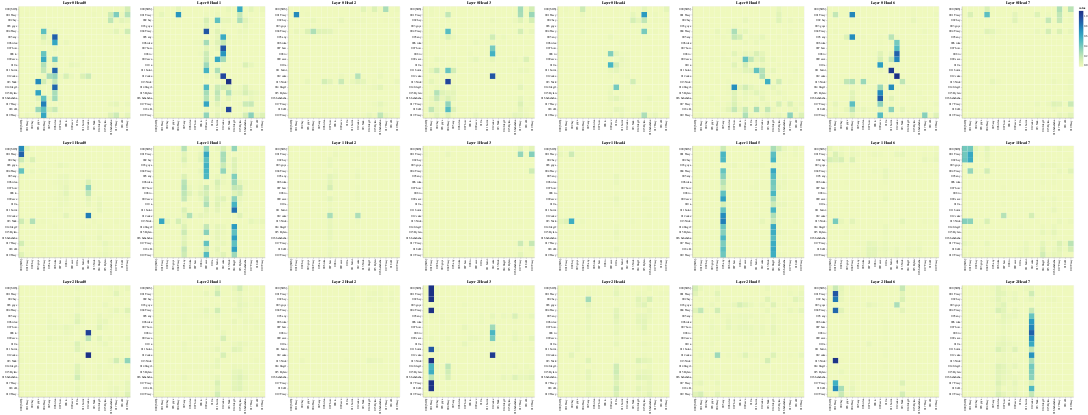

Notebook source saved alongside this figure:
### Code cell
layers = [0, 1, 2]
heads = [0, 1, 2, 3, 4, 5, 6, 7]

# Encoder Self-Attention
get_all_attention_maps("encoder", layers, heads, encoder_input_tokens, encoder_input_tokens, min(20, sentence_len))

### Figure 1 — Vega-Lite specification as saved in the notebook (floating-point values rounded to 4 significant figures; data arrays with more than 128 entries replaced by an {"elided": "..."} marker saying what was removed)
{"config": {"view": {"continuousWidth": 300, "continuousHeight": 300}}, "vconcat": [{"hconcat": [{"data": {"name": "data-fccb65fe2d4a4e637eb0e648dd966c63"}, "mark": {"type": "rect"}, "encoding": {"color": {"field": "value", "type": "quantitative"}, "tooltip": [{"field": "row", "type": "quantitative"}, {"field": "column", "type": "quantitative"}, {"field": "value", "type": "quantitative"}, {"field": "row_token", "type": "nominal"}, {"field": "col_token", "type": "nominal"}], "x": {"axis": {"title": ""}, "field": "col_token", "type": "nominal"}, "y": {"axis": {"title": ""}, "field": "row_token", "type": "nominal"}}, "height": 400, "name": "view_1", "title": "Layer 0 Head 0", "width": 400}, {"data": {"name": "data-8f003eff4e71e4d935012163b312a475"}, "mark": {"type": "rect"}, "encoding": {"color": {"field": "value", "type": "quantitative"}, "tooltip": [{"field": "row", "type": "quantitative"}, {"field": "column", "type": "quantitative"}, {"field": "value", "type": "quantitative"}, {"field": "row_token", "type": "nominal"}, {"field": "col_token", "type": "nominal"}], "x": {"axis": {"title": ""}, "field": "col_token", "type": "nominal"}, "y": {"axis": {"title": ""}, "field": "row_token", "type": "nominal"}}, "height": 400, "name": "view_2", "title": "Layer 0 Head 1", "width": 400}, {"data": {"name": "data-2b48b6ef0b53427ce5394a2c3b19ed24"}, "mark": {"type": "rect"}, "encoding": {"color": {"field": "value", "type": "quantitative"}, "tooltip": [{"field": "row", "type": "quantitative"}, {"field": "column", "type": "quantitative"}, {"field": "value", "type": "quantitative"}, {"field": "row_token", "type": "nominal"}, {"field": "col_token", "type": "nominal"}], "x": {"axis": {"title": ""}, "field": "col_token", "type": "nominal"}, "y": {"axis": {"title": ""}, "field": "row_token", "type": "nominal"}}, "height": 400, "name": "view_3", "title": "Layer 0 Head 2", "width": 400}, {"data": {"name": "data-547547c615834b9f0fa0e042738c3983"}, "mark": {"type": "rect"}, "encoding": {"color": {"field": "value", "type": "quantitative"}, "tooltip": [{"field": "row", "type": "quantitative"}, {"field": "column", "type": "quantitative"}, {"field": "value", "type": "quantitative"}, {"field": "row_token", "type": "nominal"}, {"field": "col_token", "type": "nominal"}], "x": {"axis": {"title": ""}, "field": "col_token", "type": "nominal"}, "y": {"axis": {"title": ""}, "field": "row_token", "type": "nominal"}}, "height": 400, "name": "view_4", "title": "Layer 0 Head 3", "width": 400}, {"data": {"name": "data-ef3391f4ae4e8a45a21deaae9f3211d4"}, "mark": {"type": "rect"}, "encoding": {"color": {"field": "value", "type": "quantitative"}, "tooltip": [{"field": "row", "type": "quantitative"}, {"field": "column", "type": "quantitative"}, {"field": "value", "type": "quantitative"}, {"field": "row_token", "type": "nominal"}, {"field": "col_token", "type": "nominal"}], "x": {"axis": {"title": ""}, "field": "col_token", "type": "nominal"}, "y": {"axis": {"title": ""}, "field": "row_token", "type": "nominal"}}, "height": 400, "name": "view_5", "title": "Layer 0 Head 4", "width": 400}, {"data": {"name": "data-a6bd9973dd03b520aa447738bb1a99bb"}, "mark": {"type": "rect"}, "encoding": {"color": {"field": "value", "type": "quantitative"}, "tooltip": [{"field": "row", "type": "quantitative"}, {"field": "column", "type": "quantitative"}, {"field": "value", "type": "quantitative"}, {"field": "row_token", "type": "nominal"}, {"field": "col_token", "type": "nominal"}], "x": {"axis": {"title": ""}, "field": "col_token", "type": "nominal"}, "y": {"axis": {"title": ""}, "field": "row_token", "type": "nominal"}}, "height": 400, "name": "view_6", "title": "Layer 0 Head 5", "width": 400}, {"data": {"name": "data-a1b3159b9250a844314779e58b994862"}, "mark": {"type": "rect"}, "encoding": {"color": {"field": "value", "type": "quantitative"}, "tooltip": [{"field": "row", "type": "quantitative"}, {"field": "column", "type": "quantitative"}, {"field": "value", "type": "quantitative"}, {"field": "row_token", "type": "nominal"}, {"field": "col_token", "type": "nominal"}], "x": {"axis": {"title": ""}, "field": "col_token", "type": "nominal"}, "y": {"axis": {"title": ""}, "field": "row_token", "type": "nominal"}}, "height": 400, "name": "view_7", "title": "Layer 0 Head 6", "width": 400}, {"data": {"name": "data-c3d824216714232a8d7ca85881808948"}, "mark": {"type": "rect"}, "encoding": {"color": {"field": "value", "type": "quantitative"}, "tooltip": [{"field": "row", "type": "quantitative"}, {"field": "column", "type": "quantitative"}, {"field": "value", "type": "quantitative"}, {"field": "row_token", "type": "nominal"}, {"field": "col_token", "type": "nominal"}], "x": {"axis": {"title": ""}, "field": "col_token", "type": "nominal"}, "y": {"axis": {"title": ""}, "field": "row_token", "type": "nominal"}}, "height": 400, "name": "view_8", "title": "Layer 0 Head 7", "width": 400}]}, {"hconcat": [{"data": {"name": "data-45f11fa8bea4a44a86a4dc5fdb1a5ec0"}, "mark": {"type": "rect"}, "encoding": {"color": {"field": "value", "type": "quantitative"}, "tooltip": [{"field": "row", "type": "quantitative"}, {"field": "column", "type": "quantitative"}, {"field": "value", "type": "quantitative"}, {"field": "row_token", "type": "nominal"}, {"field": "col_token", "type": "nominal"}], "x": {"axis": {"title": ""}, "field": "col_token", "type": "nominal"}, "y": {"axis": {"title": ""}, "field": "row_token", "type": "nominal"}}, "height": 400, "name": "view_9", "title": "Layer 1 Head 0", "width": 400}, {"data": {"name": "data-3d1359fed93d8b51ec8a94f4d57de84a"}, "mark": {"type": "rect"}, "encoding": {"color": {"field": "value", "type": "quantitative"}, "tooltip": [{"field": "row", "type": "quantitative"}, {"field": "column", "type": "quantitative"}, {"field": "value", "type": "quantitative"}, {"field": "row_token", "type": "nominal"}, {"field": "col_token", "type": "nominal"}], "x": {"axis": {"title": ""}, "field": "col_token", "type": "nominal"}, "y": {"axis": {"title": ""}, "field": "row_token", "type": "nominal"}}, "height": 400, "name": "view_10", "title": "Layer 1 Head 1", "width": 400}, {"data": {"name": "data-c891b7b94bae58212c3e487e4a0a1d81"}, "mark": {"type": "rect"}, "encoding": {"color": {"field": "value", "type": "quantitative"}, "tooltip": [{"field": "row", "type": "quantitative"}, {"field": "column", "type": "quantitative"}, {"field": "value", "type": "quantitative"}, {"field": "row_token", "type": "nominal"}, {"field": "col_token", "type": "nominal"}], "x": {"axis": {"title": ""}, "field": "col_token", "type": "nominal"}, "y": {"axis": {"title": ""}, "field": "row_token", "type": "nominal"}}, "height": 400, "name": "view_11", "title": "Layer 1 Head 2", "width": 400}, {"data": {"name": "data-c0f5253539363ec07d03f844d7551d86"}, "mark": {"type": "rect"}, "encoding": {"color": {"field": "value", "type": "quantitative"}, "tooltip": [{"field": "row", "type": "quantitative"}, {"field": "column", "type": "quantitative"}, {"field": "value", "type": "quantitative"}, {"field": "row_token", "type": "nominal"}, {"field": "col_token", "type": "nominal"}], "x": {"axis": {"title": ""}, "field": "col_token", "type": "nominal"}, "y": {"axis": {"title": ""}, "field": "row_token", "type": "nominal"}}, "height": 400, "name": "view_12", "title": "Layer 1 Head 3", "width": 400}, {"data": {"name": "data-7543b6809800ca8f6862ea4a851e303a"}, "mark": {"type": "rect"}, "encoding": {"color": {"field": "value", "type": "quantitative"}, "tooltip": [{"field": "row", "type": "quantitative"}, {"field": "column", "type": "quantitative"}, {"field": "value", "type": "quantitative"}, {"field": "row_token", "type": "nominal"}, {"field": "col_token", "type": "nominal"}], "x": {"axis": {"title": ""}, "field": "col_token", "type": "nominal"}, "y": {"axis": {"title": ""}, "field": "row_token", "type": "nominal"}}, "height": 400, "name": "view_13", "title": "Layer 1 Head 4", "width": 400}, {"data": {"name": "data-f2858b8f12cb175e063bc15790917d35"}, "mark": {"type": "rect"}, "encoding": {"color": {"field": "value", "type": "quantitative"}, "tooltip": [{"field": "row", "type": "quantitative"}, {"field": "column", "type": "quantitative"}, {"field": "value", "type": "quantitative"}, {"field": "row_token", "type": "nominal"}, {"field": "col_token", "type": "nominal"}], "x": {"axis": {"title": ""}, "field": "col_token", "type": "nominal"}, "y": {"axis": {"title": ""}, "field": "row_token", "type": "nominal"}}, "height": 400, "name": "view_14", "title": "Layer 1 Head 5", "width": 400}, {"data": {"name": "data-07f990d5797273164d1234a8768869d5"}, "mark": {"type": "rect"}, "encoding": {"color": {"field": "value", "type": "quantitative"}, "tooltip": [{"field": "row", "type": "quantitative"}, {"field": "column", "type": "quantitative"}, {"field": "value", "type": "quantitative"}, {"field": "row_token", "type": "nominal"}, {"field": "col_token", "type": "nominal"}], "x": {"axis": {"title": ""}, "field": "col_token", "type": "nominal"}, "y": {"axis": {"title": ""}, "field": "row_token", "type": "nominal"}}, "height": 400, "name": "view_15", "title": "Layer 1 Head 6", "width": 400}, {"data": {"name": "data-9c279f81101f5308572802efb8d89ce2"}, "mark": {"type": "rect"}, "encoding": {"color": {"field": "value", "type": "quantitative"}, "tooltip": [{"field": "row", "type": "quantitative"}, {"field": "column", "type": "quantitative"}, {"field": "value", "type": "quantitative"}, {"field": "row_token", "type": "nominal"}, {"field": "col_token", "type": "nominal"}], "x": {"axis": {"title": ""}, "field": "col_token", "type": "nominal"}, "y": {"axis": {"title": ""}, "field": "row_token", "type": "nominal"}}, "height": 400, "name": "view_16", "title": "Layer 1 Head 7", "width": 400}]}, {"hconcat": [{"data": {"name": "data-93413903fb0a7611a7163ee1e4398adc"}, "mark": {"type": "rect"}, "encoding": {"color": {"field": "value", "type": "quantitative"}, "tooltip": [{"field": "row", "type": "quantitative"}, {"field": "column", "type": "quantitative"}, {"field": "value", "type": "quantitative"}, {"field": "row_token", "type": "nominal"}, {"field": "col_token", "type": "nominal"}], "x": {"axis": {"title": ""}, "field": "col_token", "type": "nominal"}, "y": {"axis": {"title": ""}, "field": "row_token", "type": "nominal"}}, "height": 400, "name": "view_17", "title": "Layer 2 Head 0", "width": 400}, {"data": {"name": "data-70961a80c4eb283f1af9159b64e9a14e"}, "mark": {"type": "rect"}, "encoding": {"color": {"field": "value", "type": "quantitative"}, "tooltip": [{"field": "row", "type": "quantitative"}, {"field": "column", "type": "quantitative"}, {"field": "value", "type": "quantitative"}, {"field": "row_token", "type": "nominal"}, {"field": "col_token", "type": "nominal"}], "x": {"axis": {"title": ""}, "field": "col_token", "type": "nominal"}, "y": {"axis": {"title": ""}, "field": "row_token", "type": "nominal"}}, "height": 400, "name": "view_18", "title": "Layer 2 Head 1", "width": 400}, {"data": {"name": "data-ca08950ed3f28d5e6cfaf3904745d1d7"}, "mark": {"type": "rect"}, "encoding": {"color": {"field": "value", "type": "quantitative"}, "tooltip": [{"field": "row", "type": "quantitative"}, {"field": "column", "type": "quantitative"}, {"field": "value", "type": "quantitative"}, {"field": "row_token", "type": "nominal"}, {"field": "col_token", "type": "nominal"}], "x": {"axis": {"title": ""}, "field": "col_token", "type": "nominal"}, "y": {"axis": {"title": ""}, "field": "row_token", "type": "nominal"}}, "height": 400, "name": "view_19", "title": "Layer 2 Head 2", "width": 400}, {"data": {"name": "data-17ccbef9414604f4a3f5fd022e3b82c1"}, "mark": {"type": "rect"}, "encoding": {"color": {"field": "value", "type": "quantitative"}, "tooltip": [{"field": "row", "type": "quantitative"}, {"field": "column", "type": "quantitative"}, {"field": "value", "type": "quantitative"}, {"field": "row_token", "type": "nominal"}, {"field": "col_token", "type": "nominal"}], "x": {"axis": {"title": ""}, "field": "col_token", "type": "nominal"}, "y": {"axis": {"title": ""}, "field": "row_token", "type": "nominal"}}, "height": 400, "name": "view_20", "title": "Layer 2 Head 3", "width": 400}, {"data": {"name": "data-f2a5c8ce9058f2932134b1354c259696"}, "mark": {"type": "rect"}, "encoding": {"color": {"field": "value", "type": "quantitative"}, "tooltip": [{"field": "row", "type": "quantitative"}, {"field": "column", "type": "quantitative"}, {"field": "value", "type": "quantitative"}, {"field": "row_token", "type": "nominal"}, {"field": "col_token", "type": "nominal"}], "x": {"axis": {"title": ""}, "field": "col_token", "type": "nominal"}, "y": {"axis": {"title": ""}, "field": "row_token", "type": "nominal"}}, "height": 400, "name": "view_21", "title": "Layer 2 Head 4", "width": 400}, {"data": {"name": "data-518112ce16bdb4393e8c98c17aac9322"}, "mark": {"type": "rect"}, "encoding": {"color": {"field": "value", "type": "quantitative"}, "tooltip": [{"field": "row", "type": "quantitative"}, {"field": "column", "type": "quantitative"}, {"field": "value", "type": "quantitative"}, {"field": "row_token", "type": "nominal"}, {"field": "col_token", "type": "nominal"}], "x": {"axis": {"title": ""}, "field": "col_token", "type": "nominal"}, "y": {"axis": {"title": ""}, "field": "row_token", "type": "nominal"}}, "height": 400, "name": "view_22", "title": "Layer 2 Head 5", "width": 400}, {"data": {"name": "data-cea0aea878cb16f437dc24115659747c"}, "mark": {"type": "rect"}, "encoding": {"color": {"field": "value", "type": "quantitative"}, "tooltip": [{"field": "row", "type": "quantitative"}, {"field": "column", "type": "quantitative"}, {"field": "value", "type": "quantitative"}, {"field": "row_token", "type": "nominal"}, {"field": "col_token", "type": "nominal"}], "x": {"axis": {"title": ""}, "field": "col_token", "type": "nominal"}, "y": {"axis": {"title": ""}, "field": "row_token", "type": "nominal"}}, "height": 400, "name": "view_23", "title": "Layer 2 Head 6", "width": 400}, {"data": {"name": "data-94442cbaa25eead37c4638670828c41e"}, "mark": {"type": "rect"}, "encoding": {"color": {"field": "value", "type": "quantitative"}, "tooltip": [{"field": "row", "type": "quantitative"}, {"field": "column", "type": "quantitative"}, {"field": "value", "type": "quantitative"}, {"field": "row_token", "type": "nominal"}, {"field": "col_token", "type": "nominal"}], "x": {"axis": {"title": ""}, "field": "col_token", "type": "nominal"}, "y": {"axis": {"title": ""}, "field": "row_token", "type": "nominal"}}, "height": 400, "name": "view_24", "title": "Layer 2 Head 7", "width": 400}]}], "params": [{"name": "param_1", "select": {"type": "interval", "encodings": ["x", "y"]}, "bind": "scales", "views": ["view_1"]}, {"name": "param_2", "select": {"type": "interval", "encodings": ["x", "y"]}, "bind": "scales", "views": ["view_2"]}, {"name": "param_3", "select": {"type": "interval", "encodings": ["x", "y"]}, "bind": "scales", "views": ["view_3"]}, {"name": "param_4", "select": {"type": "interval", "encodings": ["x", "y"]}, "bind": "scales", "views": ["view_4"]}, {"name": "param_5", "select": {"type": "interval", "encodings": ["x", "y"]}, "bind": "scales", "views": ["view_5"]}, {"name": "param_6", "select": {"type": "interval", "encodings": ["x", "y"]}, "bind": "scales", "views": ["view_6"]}, {"name": "param_7", "select": {"type": "interval", "encodings": ["x", "y"]}, "bind": "scales", "views": ["view_7"]}, {"name": "param_8", "select": {"type": "interval", "encodings": ["x", "y"]}, "bind": "scales", "views": ["view_8"]}, {"name": "param_9", "select": {"type": "interval", "encodings": ["x", "y"]}, "bind": "scales", "views": ["view_9"]}, {"name": "param_10", "select": {"type": "interval", "encodings": ["x", "y"]}, "bind": "scales", "views": ["view_10"]}, {"name": "param_11", "select": {"type": "interval", "encodings": ["x", "y"]}, "bind": "scales", "views": ["view_11"]}, {"name": "param_12", "select": {"type": "interval", "encodings": ["x", "y"]}, "bind": "scales", "views": ["view_12"]}, {"name": "param_13", "select": {"type": "interval", "encodings": ["x", "y"]}, "bind": "scales", "views": ["view_13"]}, {"name": "param_14", "select": {"type": "interval", "encodings": ["x", "y"]}, "bind": "scales", "views": ["view_14"]}, {"name": "param_15", "select": {"type": "interval", "encodings": ["x", "y"]}, "bind": "scales", "views": ["view_15"]}, {"name": "param_16", "select": {"type": "interval", "encodings": ["x", "y"]}, "bind": "scales", "views": ["view_16"]}, {"name": "param_17", "select": {"type": "interval", "encodings": ["x", "y"]}, "bind": "scales", "views": ["view_17"]}, {"name": "param_18", "select": {"type": "interval", "encodings": ["x", "y"]}, "bind": "scales", "views": ["view_18"]}, {"name": "param_19", "select": {"type": "interval", "encodings": ["x", "y"]}, "bind": "scales", "views": ["view_19"]}, {"name": "param_20", "select": {"type": "interval", "encodings": ["x", "y"]}, "bind": "scales", "views": ["view_20"]}, {"name": "param_21", "select": {"type": "interval", "encodings": ["x", "y"]}, "bind": "scales", "views": ["view_21"]}, {"name": "param_22", "select": {"type": "interval", "encodings": ["x", "y"]}, "bind": "scales", "views": ["view_22"]}, {"name": "param_23", "select": {"type": "interval", "encodings": ["x", "y"]}, "bind": "scales", "views": ["view_23"]}, {"name": "param_24", "select": {"type": "interval", "encodings": ["x", "y"]}, "bind": "scales", "views": ["view_24"]}], "$schema": "https://vega.github.io/schema/vega-lite/v5.20.1.json", "datasets": {"data-fccb65fe2d4a4e637eb0e648dd966c63": {"elided": "400 records"}, "data-8f003eff4e71e4d935012163b312a475": {"elided": "400 records"}, "data-2b48b6ef0b53427ce5394a2c3b19ed24": {"elided": "400 records"}, "data-547547c615834b9f0fa0e042738c3983": {"elided": "400 records"}, "data-ef3391f4ae4e8a45a21deaae9f3211d4": {"elided": "400 records"}, "data-a6bd9973dd03b520aa447738bb1a99bb": {"elided": "400 records"}, "data-a1b3159b9250a844314779e58b994862": {"elided": "400 records"}, "data-c3d824216714232a8d7ca85881808948": {"elided": "400 records"}, "data-45f11fa8bea4a44a86a4dc5fdb1a5ec0": {"elided": "400 records"}, "data-3d1359fed93d8b51ec8a94f4d57de84a": {"elided": "400 records"}, "data-c891b7b94bae58212c3e487e4a0a1d81": {"elided": "400 records"}, "data-c0f5253539363ec07d03f844d7551d86": {"elided": "400 records"}, "data-7543b6809800ca8f6862ea4a851e303a": {"elided": "400 records"}, "data-f2858b8f12cb175e063bc15790917d35": {"elided": "400 records"}, "data-07f990d5797273164d1234a8768869d5": {"elided": "400 records"}, "data-9c279f81101f5308572802efb8d89ce2": {"elided": "400 records"}, "data-93413903fb0a7611a7163ee1e4398adc": {"elided": "400 records"}, "data-70961a80c4eb283f1af9159b64e9a14e": {"elided": "400 records"}, "data-ca08950ed3f28d5e6cfaf3904745d1d7": {"elided": "400 records"}, "data-17ccbef9414604f4a3f5fd022e3b82c1": {"elided": "400 records"}, "data-f2a5c8ce9058f2932134b1354c259696": {"elided": "400 records"}, "data-518112ce16bdb4393e8c98c17aac9322": {"elided": "400 records"}, "data-cea0aea878cb16f437dc24115659747c": {"elided": "400 records"}, "data-94442cbaa25eead37c4638670828c41e": {"elided": "400 records"}}}
